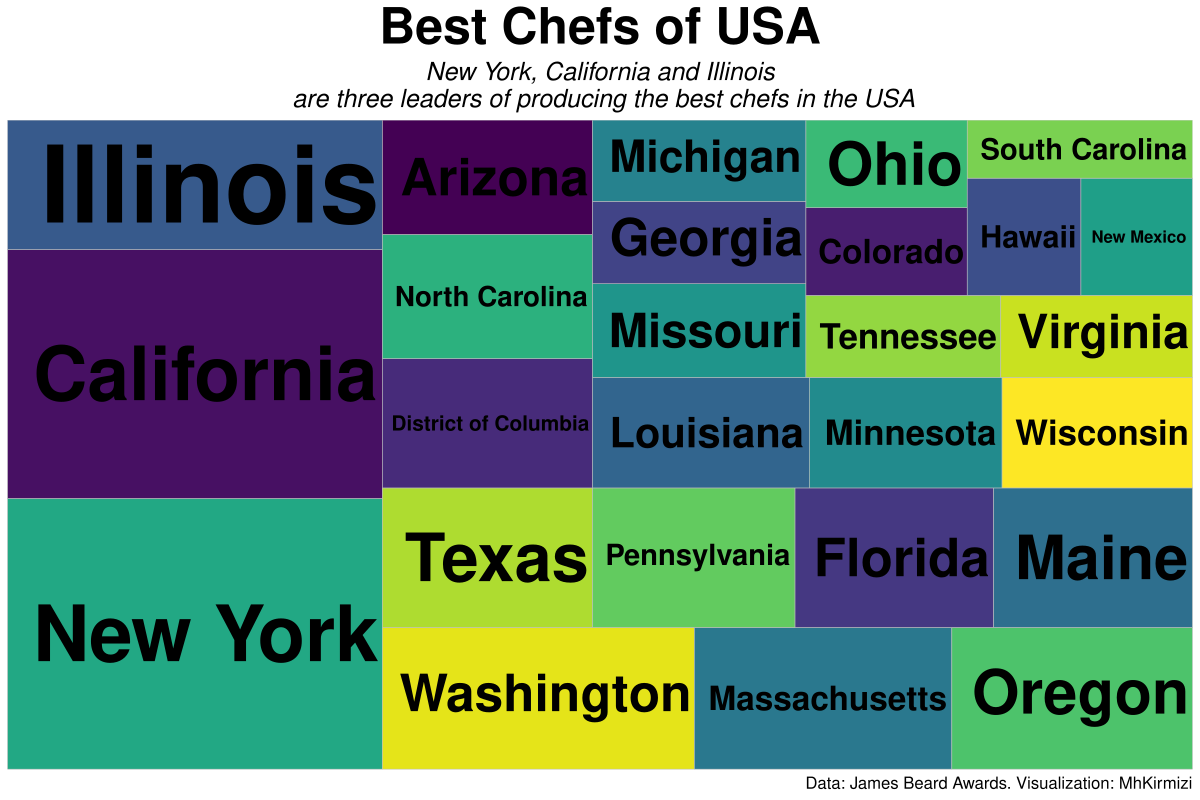

Reproduce this figure in R.
library(tidyverse)
library(treemapify)
library(skimr)
library(pillar)

restaurant_and_chef <- readr::read_csv('https://raw.githubusercontent.com/rfordatascience/tidytuesday/main/data/2024/2024-12-31/restaurant_and_chef.csv')
skim(restaurant_and_chef)
pillar::glimpse(restaurant_and_chef)

restaurant_and_chef$subcategory <- as.factor(restaurant_and_chef$subcategory)
restaurant_and_chef$rank <- as.factor(restaurant_and_chef$rank)
restaurant_and_chef$name <- as.factor(restaurant_and_chef$name)


data <- restaurant_and_chef |> 
  filter(!is.na(restaurant) | is.na(city)) |> 
  separate(city, into = c("city", "state"), sep = ",") |> 
  mutate(extracted_city = str_extract(restaurant, "^[^,]+"), 
         extracted_state = sub(".*,\\s*", "", restaurant),
         city = if_else(is.na(city), extracted_city, city),
         state = if_else(is.na(state), extracted_state, state)) |> 
  select(-c("extracted_city", "extracted_state")) |> 
  drop_na() |> 
  rename(region = state)
data2 <- data |> 
  filter(subcategory != "Who's Who of Food & Beverage in America") |> 
  filter(subcategory == "Best Chefs") |> 
  group_by(region, subcategory) |> 
  summarise(n = n()) |> 
  filter(n>= 49)

p <- ggplot(data2, aes(area = n, fill = region, label = region)) +
  geom_treemap(layout = "scol") +
  geom_treemap_text(fontface = "bold", 
                    colour = "black", 
                    place = "centre", 
                    grow = TRUE
                    )  +
  scale_fill_viridis_d(option = "D") +
  labs(
    title = "Best Chefs of USA", 
    subtitle = "New York, California and Illinois\n are three leaders of producing the best chefs in the USA",
    caption = "Data: James Beard Awards. Visualization: MhKirmizi"
    
  ) +
  theme(
   # plot.background = element_rect(fill = "grey66"),
    legend.position = "none", 
    plot.title = element_text(size = 36, hjust = .5, face = "bold"), 
    plot.subtitle = element_text(size = 18, hjust = .5, face = "italic"), 
    plot.caption = element_text(size = 12, hjust = 1)
  )
ggsave("best_chefs.pdf", p, width = 12, height = 8)
